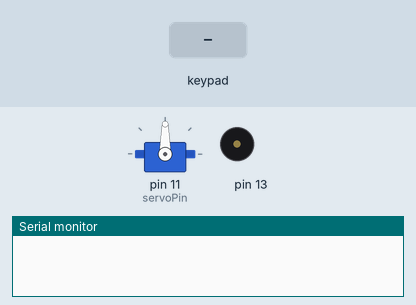
This sketch was run on a simulated Arduino Uno, built with avr-gcc and run on an emulated ATmega328P. Shown: servo, buzzer (waves = sounding), the last lines printed to the serial monitor. Inputs (shaded band) come from the test bench.

Above: at 1.2 s.
1.3 s: keypad keys 1 2 3 4 pressed 0.4 s apart
At 3.05 s:
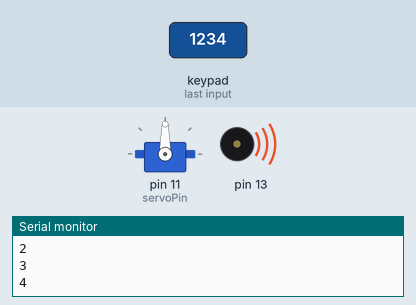
At 4.5 s:
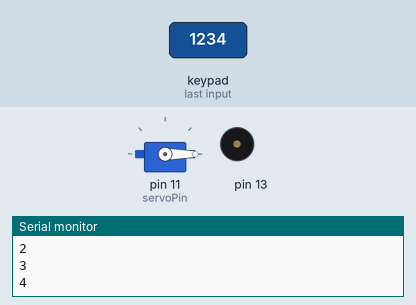
5.1 s: key 'A' pressed
8.1 s: key 'B' pressed
9.6 s: keypad keys 1 2 3 4 # pressed 0.4 s apart
At 11.0 s:
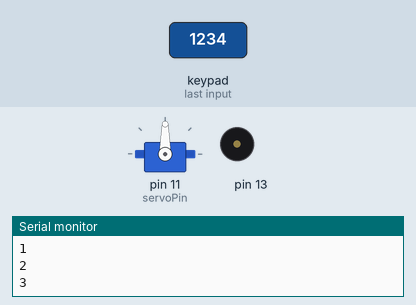
14.1 s: key 'C' pressed
15.6 s: keypad keys 1 2 3 4 * pressed 0.4 s apart
At 19.4 s:
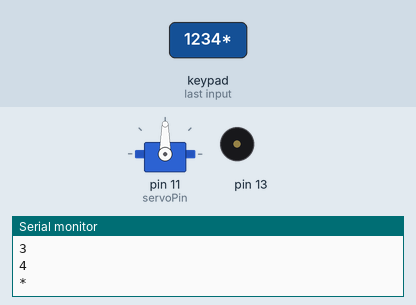
Timing chart, 0 to 20.9 s (numbered marks = the images above; inputs shaded):
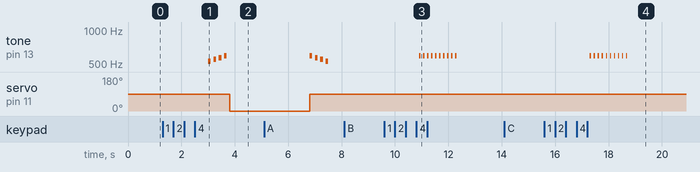

The sketch:

keypad_servo_sound.ino
```cpp
#include <Servo.h>
#include <Keypad.h>

Servo servo;

int servoPin = 11;
int angle = 0; // servo position in degrees
int trues =0;
int count= 0;
char pw[4] = {'1','2','3','4'};

const byte ROWS = 4;
const byte COLS = 4;
byte rowpins[ROWS] = {9,8,7,6};
byte colpins[COLS] = {5,4,3,2};
char keys[ROWS][COLS] = {
  {'1','2','3','A'},
  {'4','5','6','B'},
  {'7','8','9','C'},
  {'*','0','#','D'}
};

Keypad keypad = Keypad( makeKeymap(keys), rowpins, colpins, ROWS, COLS);
void setup()
{
  Serial.begin(9600);
  servo.attach(servoPin);
  pinMode(5,OUTPUT);//부저
  servo.write(90);//초기 서보모터 각도
}

void loop()
{
  keypad_sound();
}


void keypad_sound(){//키패드 사운드
  char key = keypad.getKey();
  if (key){
    Serial.println(key);
      if(key == pw[count]){
        count++;
        trues++;
        if(count==4)
        {
          sound();
        }
        else{
          servo.write(90);
          }
      }
      else{
        count++;
        }
    if(key == '#'){
      trues = 0;
      count = 0;
      }
    if(count > 4){
      delay(500);
      for(int i =0; i<10; i++){
          tone(13,589.6); delay(50); noTone(13); delay(100);
        }
      trues = 0;
      count = 0;
      }
    }
  }
void sound(){//사운드
  delay(500);
  tone(13,529.6); delay(100); noTone(13); delay(100);
  tone(13,549.6); delay(100); noTone(13); delay(100);
  tone(13,569.6); delay(100); noTone(13); delay(100);
  tone(13,589.6); delay(100); noTone(13); delay(100);
          /*
          tone(13,329.6); delay(200); noTone(13); delay(200);
          tone(13,261.6); delay(200); noTone(13); delay(200);
          tone(13,371.6); delay(200); noTone(13); delay(200);
          */
  servo.write(0);
  delay(3000);
  servo.write(90);

  tone(13,589.6); delay(100); noTone(13); delay(100);
  tone(13,569.6); delay(100); noTone(13); delay(100);
  tone(13,549.6); delay(100); noTone(13); delay(100);
  tone(13,529.6); delay(100); noTone(13); delay(100);

  count = 0;
  trues = 0;
  }
```

Measured:
- after the input at 1.3 s, tone on pin 13: plays 529 Hz for 0.10 s, 549 Hz for 0.10 s, 569 Hz for 0.10 s, 589 Hz for 0.10 s, starting after 1.7 s; servo on pin 11 (servoPin): 90° → 0° after 2.5 s
- after the input at 9.6 s, tone on pin 13: alternates 589 Hz for 0.05 s and silent for 0.10 s, 20 changes in all, then stays silent, starting after 1.3 s
- after the input at 15.6 s, tone on pin 13: alternates 589 Hz for 0.05 s and silent for 0.10 s, 20 changes in all, then stays silent, starting after 1.7 s
